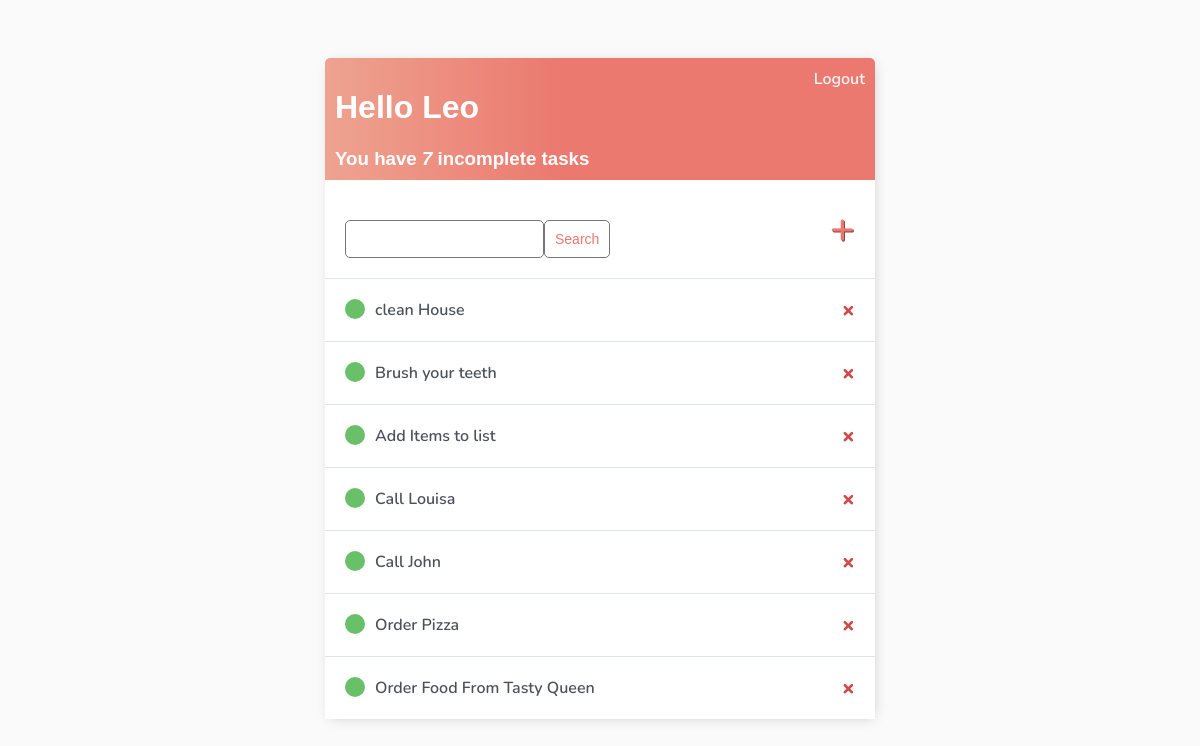
Before: / (signed in) with the older database file.
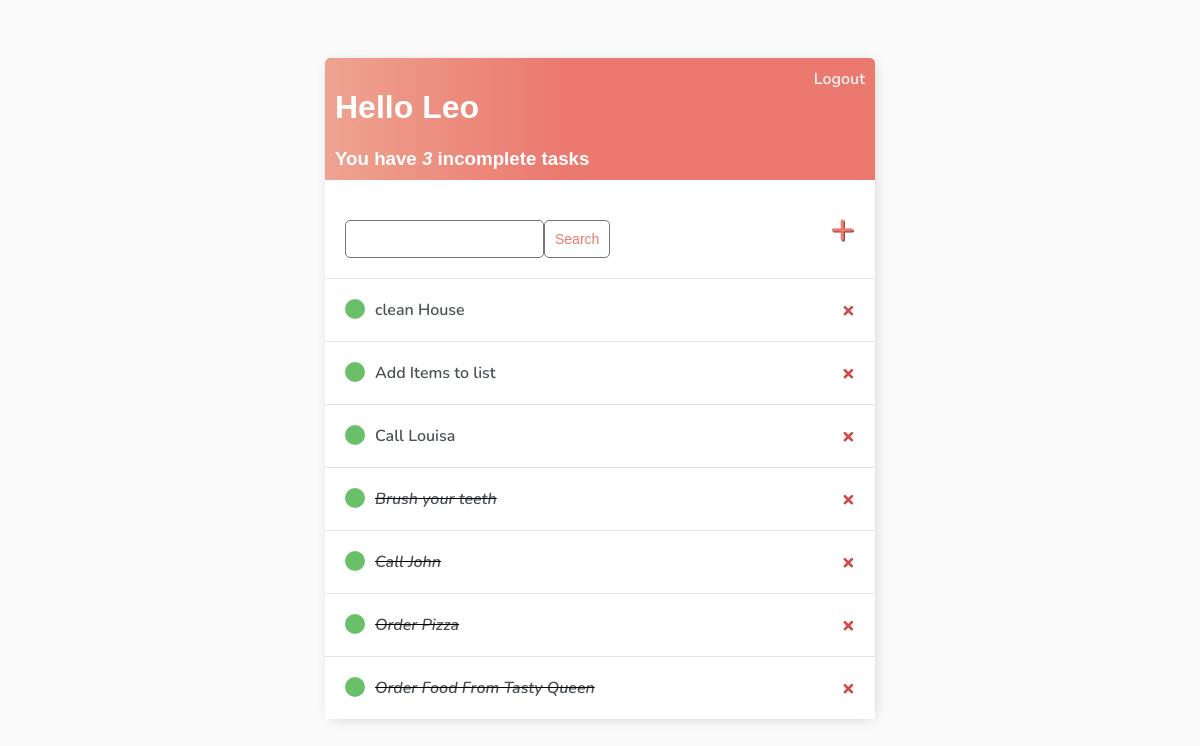
After: the same page with the newer database file.
### base/models.py (models this page shows)
class Task(models.Model):
    user = models.ForeignKey(User, on_delete=models.CASCADE, null=True, blank=True)
    title = models.CharField(max_length=200)
    description = models.TextField(null=True, blank=True)
    complete = models.BooleanField(default=False)
    created = models.DateTimeField(auto_now_add=True)
    def __str__(self) -> str:
        return self.title
    class Meta:
        ordering = ['complete']

### base/views.py (the view)
# urls.py: path('', TaskList.as_view(), name='tasks'),
class TaskList(LoginRequiredMixin, ListView):
    model = Task
    context_object_name = 'tasks'
    def get_context_data(self, **kwargs):
        context =  super().get_context_data(**kwargs)
        context['tasks'] = context['tasks'].filter(user=self.request.user)
        context['count'] = context['tasks'].filter(complete=False).count()
        search_input = self.request.GET.get('search-area') or ""
        if search_input:
            context['tasks'] = context['tasks'].filter(title__startswith=search_input)
        context['search_input'] = search_input
        return context

### base/templates/base/task_list.html
{% extends 'base/main.html' %}
{% block content %}
<div class="header-bar">
    <div>
        <h1> Hello {{request.user | title}}</h1>
        <h3 style="margin:0"> You have <i>{{count}}</i> incomplete task{{ count|pluralize:"s" }}</h3>
    </div>
    {% if request.user.is_authenticated %}
    <a href="{% url 'logout' %}"> Logout </a>
    {% else %}
    <a href="{% url 'login' %}"> Login </a>
    {% endif %}
</div>
<div id="search-add-wrapper">
    <form method="GET" style="margin-top: 20px;display: flex;">
        <input type='text' name="search-area" value={{search_input}}>
        <input class="button" type="submit" value="Search">
    </form>
    <a id="add-link" href="{% url 'task-create' %}">&#x2b;</a>
</div>
<div class="task-items-wrapper">
    {% for task in tasks %}
        <div class="task-wrapper">
            {% if task.complete %}
            <div class="task-title">
                <div class="task-complete-icon"></div>
                <i><s><a href="{% url 'task-update' task.id %}"> {{task}}</a></s></i>
            </div>
            {% else %}
            <div class="task-title">
                <div class="task-complete-icon"></div>
                <a href="{% url 'task-update' task.id %}"> {{task}}</a>
            </div>
            {% endif %}
            <a class="delete-link" href="{% url 'task-delete' task.id %}">&#215;</a>
        </div>
    {% empty %}
    <h3>No items in list</h3>
    {% endfor %}
</div>
{% endblock content %}

### base/templates/base/main.html (shortened to what this page needs)
<!DOCTYPE html>
<html>
    <head>
    </head>
    <body>
        <div class="container">
            {% block content %}
            {% endblock content %}
        </div>
    </body>
</html>

### base/templates/base/main.html (style rules this page uses)
body { background-color: #FAFAFA; font-family: 'Nunito', sans-serif; padding-top: 50px; }
h1, h2, h3, h4, h5, h6 { font-family: 'Raleway', sans-serif; }
a, p { color: #4b5156 }
a { font-weight: 600; }
.container { max-width: 550px; margin: auto; background-color: #fff; -webkit-box-shadow: 2px 2px 13px -4px rgba(0, 0, 0.21); box-shadow: 2px 2px 13px -4px rgba(0, 0, 0, 0.21); }
input { outline: none; border: none; }
.header-bar { display: flex; justify-content: space-between; color: #fff; padding: 10px; border-radius: 5px 5px 0 0; background: linear-gradient(90deg, #EEA390 0%, #EB796F 43%, #EB796F 100%); }
.header-bar a { color: rgb(247, 247, 247); text-decoration: none; }
.task-wrapper { display: flex; align-items: center; justify-content: space-between; background-color: #fff; border-top: 1px solid #dfe4ea; overflow: hidden; }
.task-title { display: flex; padding: 20px; }
.task-title a { text-decoration: none; color: #4b5156; margin-left: 10px; }
.task-complete-icon { height: 20px; width: 20px; background-color: rgb(105, 192, 105); border-radius: 50%; }
.delete-link { text-decoration: none; font-weight: 900; color: #cf4949; font-size: 22px; line-height: 0; padding: 20px 20px; }
#add-link { color: #EB796F; text-decoration: none; font-size: 42px; text-shadow: 1px 1px #81413b; }
#search-add-wrapper { display: flex; justify-content: space-between; align-items: center; padding: 20px; }
input[type=text], input[type=password], textarea { border: 1px solid #757575; border-radius: 5px; padding: 10px; width: 90%; }
::placeholder { font-weight: 300; opacity: 0.5; }
.button { border: 1px solid #757575; background-color: #FFF; color: #EB796F; padding: 10px; font-size: 14px; border-radius: 5px; cursor: pointer; text-decoration: none; }

Changed rows visible on the page:
changed Task "Brush your teeth": complete False → True (drawn); moves down the list
changed Task "Call John": complete False → True (drawn)
changed Task "Order Pizza": complete False → True (drawn)
changed Task "Order Food From Tasty Queen": complete False → True (drawn)
Other visible differences:
{{ count }}: "7" → "3"
